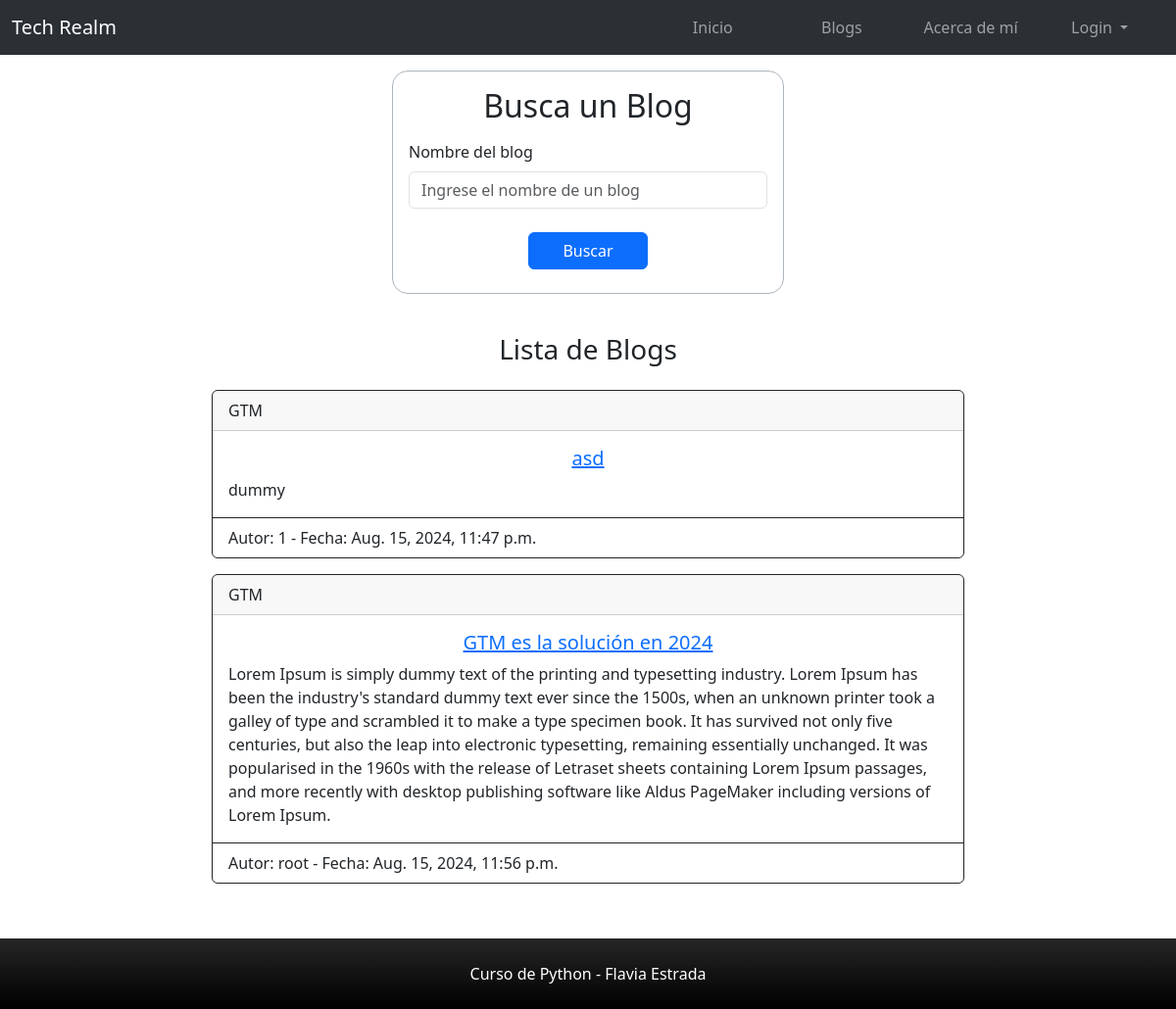
The app's page /blogs/ with its own data.
### techrealm/models.py (models this page shows)
class Blogs(models.Model):
    titulo = models.CharField(max_length=100)
    subtitulo = models.CharField(max_length=60)
    temas = {
        "1":"GTM",
        "2":"GA4",
        "3":"BQ"
    }
    tema = models.CharField(
        max_length = 1,
        choices = temas,
        default = "1"
    )
    cuerpo = models.TextField(null=True, blank= True)
    autor = models.CharField(max_length=100)
    fecha = models.DateTimeField(auto_now_add=True)
    imagen = models.ImageField(null=True, blank=True, upload_to="imagenes/")

### techrealm/views.py (the view)
# urls.py: path('blogs/', views.blogs, name="blogs"),
def blogs(request):
    flagBusqueda = False
    if request.method == 'POST':
        tituloBlogs = request.POST.get('titulo')
        blogs = Blogs.objects.filter(titulo__icontains = tituloBlogs)
        flagBusqueda = True
    else:
        blogs = Blogs.objects.all()
    contexto = {"flag": flagBusqueda,"blogs": blogs}
    return render(request, 'blogs.html', contexto)

### templates/blogs.html (shortened to what this page needs)
{% extends "padre.html" %}
{% load static %}
{% block contenidoQueCambia %}
<div class="col-4 mb-4 mt-3 py-3 px-3 mx-auto border border-dark-subtle border-1 rounded-4">
  <h2 class="text-center pb-2">Busca un Blog</h2>
    <form method="POST" action="{% url 'blogs' %}"> {% csrf_token %}
      <div class="mb-3">
          <label for="tituloBlog" class="form-label">Nombre del blog</label>
          <input type="text" class="form-control" id="tituloBlog" name="titulo" placeholder="Ingrese el nombre de un blog">
        </div>
      <div class="col-12 align-self-center mx-auto py-2">
          <button type="submit" class="btn btn-primary col-4 offset-4">Buscar</button>
      </div>
    </form>
  </div>
{% if flag == False %}
<div class="col-8 offset-2 mb-4 py-3 px-3 mx-auto">
<h3 class="text-center pb-3">Lista de Blogs</h3>
{% for blog in blogs %}
<div class="card border-dark mb-3 col-12">
  <div class="card-header">{% if blog.tema == "1" %}
    GTM
{% elif blog.tema == "2" %}
    GA4
{% elif blog.tema == "3" %}
    BQ
{% else %}
    Desconocido
{% endif %}</div>
  <div class="card-body">
    <a href="{% url 'detalle_blog' blog.pk %}"><h5 class="card-title text-center" >{{ blog.titulo }}</h5></a>
    <p class="card-text text-justify">{{ blog.cuerpo }}</p>
  </div>
  <div class="card-footer bg-transparent border-dark" >Autor: {{ blog.autor }} - Fecha: {{blog.fecha}}</div>
</div>
{% endfor %}
</div>
  {% endif %}
{% endblock %}

### templates/padre.html (shortened to what this page needs)
<!DOCTYPE html>
<html lang="en">
<head>
    <link href="https://cdn.jsdelivr.net/npm/bootstrap@5.3.3/dist/css/bootstrap.min.css" rel="stylesheet">
</head>
<body>
    <nav class="navbar bg-dark navbar-expand-lg bg-body-tertiary" data-bs-theme="dark">
        <div class="container-fluid">
            <a class="navbar-brand" href="{% url 'inicio' %}">Tech Realm</a>
            <div class="collapse navbar-collapse justify-content-end" id="navbarNav">
              <ul class="nav nav-pills nav-justified navbar-nav col-6">
                <li class="nav-item">
                  <a class="nav-link" aria-current="page" href="{% url 'inicio' %}">Inicio</a>
                </li>
                <li class="nav-item">
                    <a class="nav-link" aria-current="page" href="{% url 'blogs' %}">Blogs</a>
                </li>
                <li class="nav-item">
                    <a class="nav-link" aria-current="page" href="#">Acerca de mí</a>
                </li>
                <li class="nav-item dropdown">
                  <a class="nav-link dropdown-toggle" data-bs-toggle="dropdown" href="#" role="button" aria-expanded="false">{% if user.is_authenticated %}
                    {{ user.username }}
                {% else %}
                    Login
                {% endif %}</a>
                </li>
              </ul>
            </div>
          </div>
    </nav>
      {% block contenidoQueCambia %}
      {% endblock %}
    <div class="p-4 bg-black bg-gradient text-white text-center">Curso de Python - Flavia Estrada</div>
</body>
</html>

### records on screen
Blogs: tema "GTM", titulo "asd", cuerpo "dummy", autor "1", fecha "Aug. 15, 2024, 11:47 p.m."
Blogs: tema "GTM", titulo "GTM es la solución en 2024", cuerpo "Lorem Ipsum is simply dummy text of the printing and typesetting industry. Lorem Ipsum has been the industry's standard dummy text ever since the 1500s, when an unknown printer took a galley of type and scrambled it to make a type specimen book. It has survived not only five centuries, but also the leap into electronic typesetting, remaining essentially unchanged. It was popularised in the 1960s with the release of Letraset sheets containing Lorem Ipsum passages, and more recently with desktop publishing software like Aldus PageMaker including versions of Lorem Ipsum.", autor "root", fecha "Aug. 15, 2024, 11:56 p.m."
